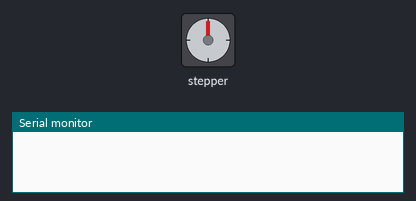
Bench run of a sketch on a simulated Arduino Uno, built with avr-gcc and run on an emulated ATmega328P. Parts: stepper motor, the last lines printed to the serial monitor. Wiring (inferred from the names in the program): stepper motor driver (200 steps per turn assumed): step pin 5; direction pin 4; enable pin 6.

Above: at 0.05 s.
At 1.55 s:
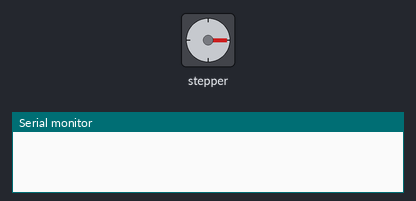
At 3.1 s:
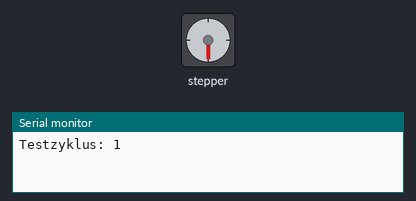
At 6.2 s:
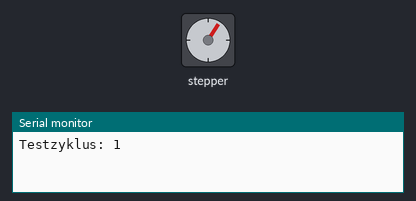
Timing chart, 0 to 9.1 s (numbered marks = the images above):
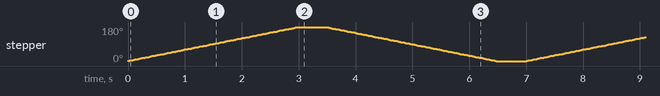

Measured:
- by itself, stepper: turns 180° clockwise in 3.0 s, then 180° counter-clockwise in 3.0 s, repeating every 7.0 s

The sketch:

drive_step_motor.ino
```cpp
int x;
int i = 0;
int cycles = 200; // define number of test cycles


void setup()
{
  Serial.begin(9600); // start transmission on serial monitor

  pinMode(6, OUTPUT); // Enable
  pinMode(5, OUTPUT); // Step
  pinMode(4, OUTPUT); // Direction

  digitalWrite(6, LOW); // Set Enable low = switch on the motor driver
}


void loop()
{
  if (i < cycles) // run for defined number of cycles
  {
    // move 180° in one direction
    digitalWrite(4, HIGH); // Set Direction high

    for (x = 0; x < 100; x++) // Loop 100 steps = 180°
    {
      digitalWrite(5, HIGH); // Output high
      delay(10); // Wait
      digitalWrite(5, LOW); // Output low
      delay(20); // Wait
    }

    i++; // increase counter by one for each test cycle

    Serial.print("Testzyklus: "); // print the current test cycle in the serial monitor
    Serial.print(i);
    Serial.println(); // new line in serial monitor

    // pause before switching direction
    delay(500); // pause half a second


    // move 180° in the other direction
    digitalWrite(4, LOW); // Set Direction low

    for (x = 0; x < 100; x++) // Loop 100 steps = 180°
    {
      digitalWrite(5, HIGH); // Output high
      delay(10); // Wait
      digitalWrite(5, LOW); // Output low
      delay(20); // Wait
    }

    i++; // increase counter by one for each test cycle

    Serial.print("Testzyklus: "); // print the current test cycle in the serial monitor
    Serial.print(i);
    Serial.println(); // new line in serial monitor

    // pause before switching direction
    delay(500); // pause half a second
  }
  else
  {
    Serial.print("Test abgeschlossen");
    Serial.print(i);
    Serial.print(" Zyklen durchlaufen");
    Serial.println();
  }
}
```
